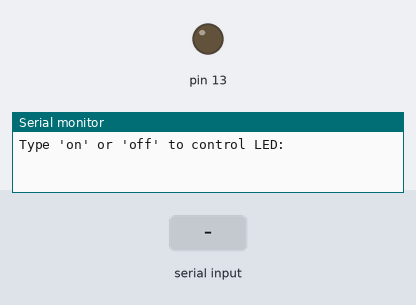
A sketch run on a simulated Arduino Uno, built with avr-gcc and run on an emulated ATmega328P. Shown: output pins drawn as LEDs (lit = HIGH), the last lines printed to the serial monitor. The test bench sets the inputs (shaded band).

Above: at 1.2 s.
1.3 s: "on\n" received over Serial
At 2.5 s:
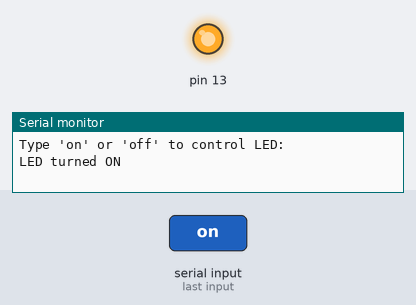
2.8 s: "off\n" received over Serial
At 3.8 s:
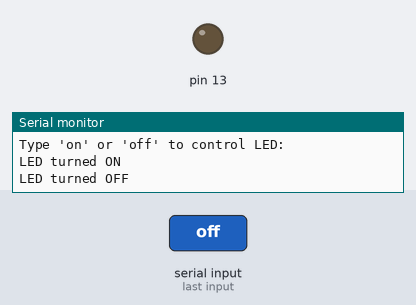
Timing chart, 0 to 5.8 s (numbered marks = the images above; inputs shaded):
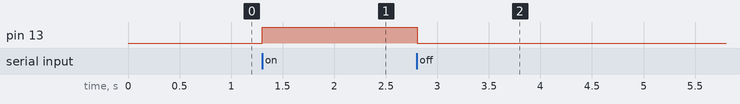

The sketch:

Class_1.ino
```cpp
String input = ""; // to store user input

void setup() {
  pinMode(13, OUTPUT);
  Serial.begin(9600);
  Serial.println("Type 'on' or 'off' to control LED:");
}

void loop() {
  if (Serial.available() > 0) {
    input = Serial.readStringUntil('\n'); // read until newline
    input.trim(); // remove whitespace

    if (input == "on") {
      digitalWrite(13, HIGH);
      Serial.println("LED turned ON");
    }
    else if (input == "off") {
      digitalWrite(13, LOW);
      Serial.println("LED turned OFF");
    }
    else {
      Serial.println("Invalid input. Type 'on' or 'off'.");
    }
  }
}
```

Measured:
- after the input at 1.3 s, pin 13: LOW → HIGH at once
- after the input at 2.8 s, pin 13: HIGH → LOW at once
